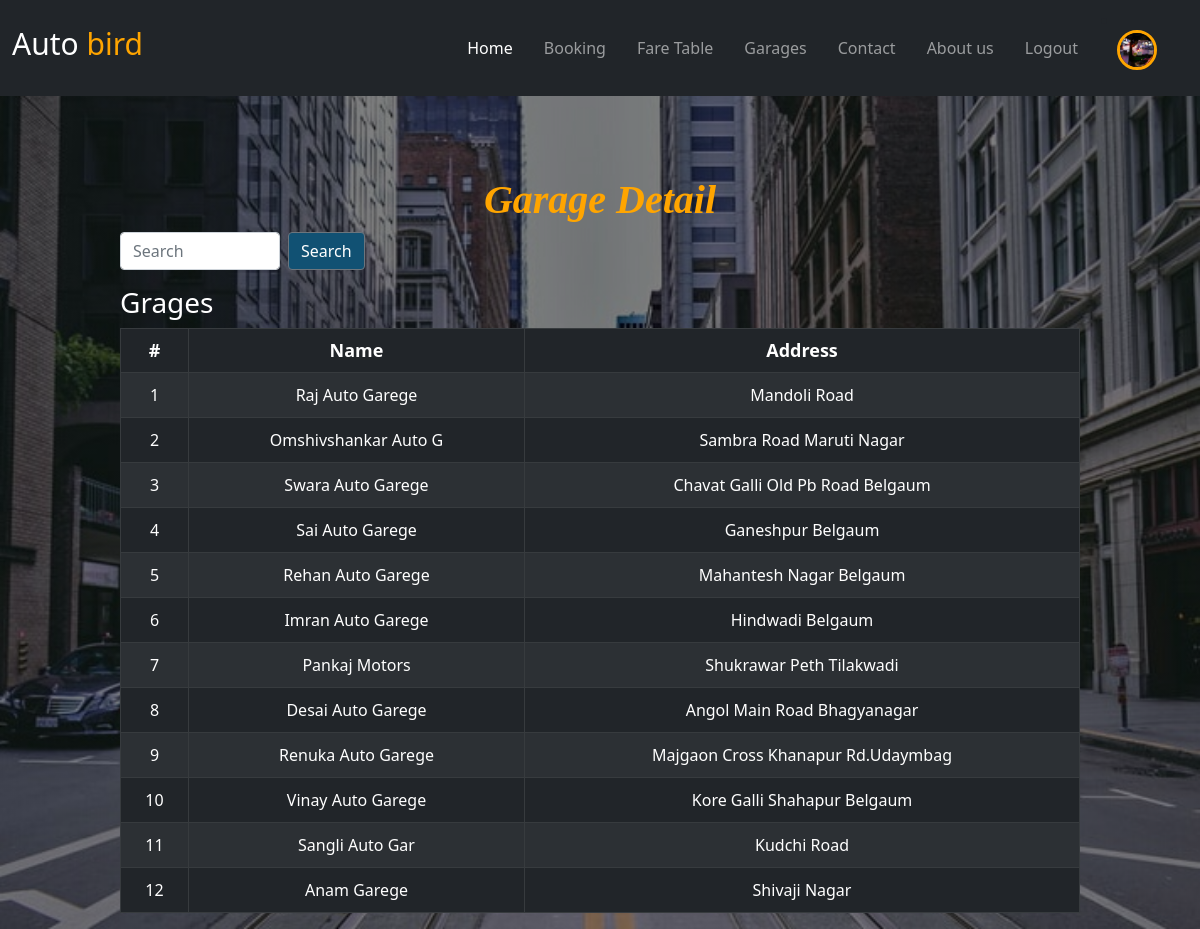
The page /driver/viewgarage.php (signed in) on the database its author committed.
### tables this page shows
CREATE TABLE `kkdriver` (
  `did` int(11) NOT NULL,
  `fname` varchar(20) NOT NULL,
  `lname` varchar(20) NOT NULL,
  `email` varchar(20) NOT NULL,
  `lno` varchar(20) NOT NULL,
  `phone` int(11) NOT NULL,
  `latitude` double DEFAULT NULL,
  `longitude` double DEFAULT NULL,
  `location_name` varchar(255) DEFAULT NULL,
  `photo` varchar(255) NOT NULL,
  `username` varchar(15) NOT NULL,
  `password` varchar(16) NOT NULL,
  `status` int(1) NOT NULL,
  `is_assigned` tinyint(4) DEFAULT 0,
  `last_assigned` datetime DEFAULT NULL,
  `total_rides` int(11) DEFAULT 0
);

CREATE TABLE `garege` (
  `gid` int(10) NOT NULL,
  `gname` varchar(20) NOT NULL,
  `gaddress` varchar(35) NOT NULL,
  `lat` double(10,6) NOT NULL,
  `lng` double(10,6) NOT NULL
);

### driver/viewgarage.php (the view, shortened to what this page needs)
<?php include 'header.php' ?>
<?php
if (isset($_REQUEST['searchsubmit'])) {
    $name = $_REQUEST['name'];
    $result = mysqli_query($mysqli, "SELECT * FROM garege where gname Like '%$name%' ORDER BY gid DESC");
} else {
    $result = mysqli_query($mysqli, "SELECT * FROM garege ORDER BY gid DESC");
}
?>
<link rel="stylesheet" href="css/comman-table.css">
<div class="tablebox">
    <h1 class="text-center"> Garage detail</h1>
    <form action="" method="POST" class="d-print-none mb-3">
        <div class="form-row d-flex">
            <div class="form-group col-md-2">
                <input type="text" class="form-control" id="startdate" name="name" placeholder="Search">
            </div>
            <div class="form-group ms-2">
                <input type="submit" class="btn btn-secondary" name="searchsubmit" value="Search"
                    style="background-color: #115173; color: #fff;">
            </div>
        </div>
    </form>
    <h3 class="test-light" style="color: white">Grages</h3>
    <table class="table table-dark table-striped table-bordered">
        <thead>
            <tr>
                <th scope="col">#</th>
                <th>Name</th>
                <th>Address</th>
            </tr>
        </thead>
        <tbody>
            <?php
            $slno = 1;
            while ($res = mysqli_fetch_array($result)) { ?>
            <tr>
                <td scope="row">
                    <?= $slno ?>
                </td>
                <td>
                    <?= $res['gname'] ?>
                </td>
                <td>
                    <?= $res['gaddress'] ?>
                </td>
            </tr>
            <?php
                $slno++;
            }
            ?>
        </tbody>
    </table>
    </body>
    </html>

### driver/header.php (shortened to what this page needs)
<?php
$driver_id = $_SESSION['driver_id'];
$result = mysqli_query($mysqli, "SELECT * FROM kkdriver where did = $driver_id");
$driver = mysqli_fetch_assoc($result)
    ?>
<!DOCTYPE html>
<html lang="en">
<head>
    <link rel="stylesheet" href="../bootstrap-5.0.2-dist/css/bootstrap.min.css">
    <link rel="stylesheet" href="../fontawesome-free-5.15.1-web/fontawesome-free-5.15.1-web/css/all.css">
</head>
<body>
    <nav class="navbar navbar-expand-lg navbar-dark bg-dark" style="z-index: 100">
        <div class="container-fluid">
            <h3 class="text-white" style="font-size: 30px;">Auto<span style="color: orange;">
                    bird</span></h3>
            <div class="collapse navbar-collapse" id="navbarSupportedContent">
                <ul class="navbar-nav ms-auto mb-2 mb-lg-0">
                    <li class="nav-item">
                        <a class="nav-link active" aria-current="page" href="driverhome.php">Home</a>
                    </li>
                    <li class="nav-item">
                        <a class="nav-link" href="Booking.php">Booking</a></a>
                    </li>
                    <li class="nav-item">
                        <a class="nav-link" href="faretable.php">Fare Table</a></a>
                    </li>
                    <?php if (isset($_SESSION['user_type']) && $_SESSION['user_type'] == 'driver') { ?>
                    <li class="nav-item">
                        <a class="nav-link" href="viewgarage.php">Garages</a>
                    </li>
                    <?php } ?>
                    <li class="nav-item">
                        <a class="nav-link" href="contact.php">Contact</a>
                    </li>
                    <li class="nav-item">
                        <a class="nav-link" href="about.php">About us</a>
                    </li>
                    <?php
                    if (isset($_SESSION["dUsername"])) { ?>
                    <li class="nav-item">
                        <a class="nav-link" href="logout.php">Logout</a>
                    </li>
                    <?php
                    } else { ?>
                    <li class="nav-item">
                        <a class="nav-link" href="driverlogin.php">Logout</a>
                    </li>
                    <?php
                    }
                    ?>
                </ul>
                <li class="nav-item">
                    <a class="nav-link" href="driverprofile.php">
                        <img src="../images/driver/<?php echo ($driver['photo'] != null) ? $driver['photo'] : "default.png";
                        ?>" alt="Profile Image" class="profile-img"></a>
                </li>
            </div>
        </div>
    </nav>

### assets/css/comman-table.css (style rules this page uses)
.tablebox h1 { color: orange; margin-top: 80px; font-weight: bold; font-style: italic; font-family: serif; }
.tablebox { width: 80%; margin: auto; text-transform: capitalize; }
.tablebox .table tr td, th { padding: 10px; text-align: center; }
table th { font-size: 18px;text-align: center; }

### driver/header.php (style rules this page uses)
.nav-item { padding-right: 15px; }
.profile-img { width: 40px; height: 40px; border-radius: 50%; object-fit: cover; transform: translateY(-10px); border: 3px solid orange; }

### driver/viewgarage.php (style rules this page uses)
body { background-image: linear-gradient(rgba(0, 0, 0, 0.5), rgba(0, 0, 0, 0.5)), url("images/bb.JPG"); background-repeat: no-repeat; background-size: cover; }

### rows shown on the page
kkdriver: photo (picture)
garege: gname "Raj Auto Garege", gaddress "Mandoli Road"
garege: gname "Omshivshankar Auto G", gaddress "Sambra Road Maruti Nagar"
garege: gname "Swara Auto Garege", gaddress "Chavat Galli Old Pb Road Belgaum"
garege: gname "Sai Auto Garege", gaddress "Ganeshpur Belgaum"
garege: gname "Rehan Auto Garege", gaddress "Mahantesh Nagar Belgaum"
garege: gname "Imran Auto Garege", gaddress "Hindwadi Belgaum"
garege: gname "Pankaj Motors", gaddress "Shukrawar Peth Tilakwadi"
garege: gname "Desai Auto Garege", gaddress "Angol Main Road Bhagyanagar"
garege: gname "Renuka Auto Garege", gaddress "Majgaon Cross Khanapur Rd.udaymbag"
garege: gname "Vinay Auto Garege", gaddress "Kore Galli Shahapur Belgaum"
garege: gname "Sangli Auto Gar", gaddress "Kudchi Road"
garege: gname "Anam Garege", gaddress "Shivaji Nagar"
